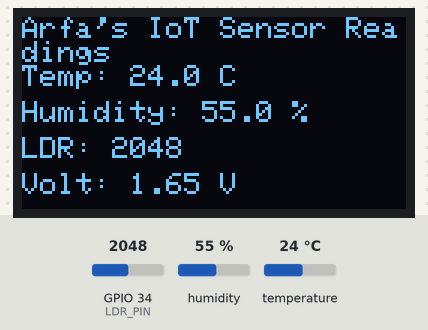
A program run on a simulated ESP32. Shown: 128×64 one-colour display. The inputs (shaded band) are chosen by the test bench; at power-on: humidity 55 %, GPIO 34 (LDR_PIN) = 2048, temperature 24 °C. What the program prints to the serial monitor is not drawn.

Above: at 2.2 s.
2.3 s: humidity set to 22 %
At 3.9 s:
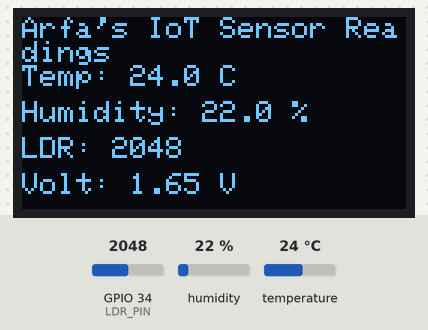
4.6 s: GPIO 34 (LDR_PIN) set to 2866
At 5.8 s:
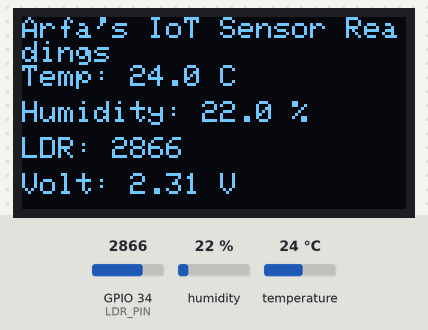
6.7 s: temperature set to 12 °C
At 7.8 s:
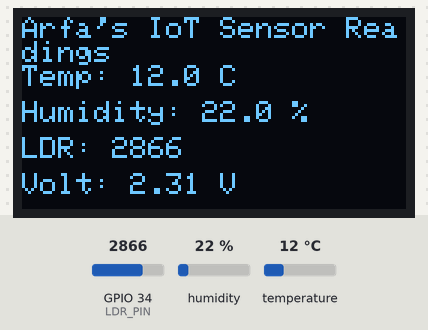
8.8 s: GPIO 34 (LDR_PIN) set to 3603
At 9.8 s:
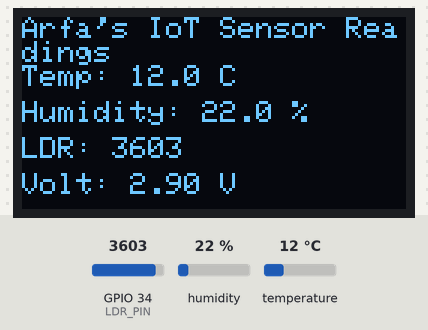
10.9 s: humidity set to 40 %
At 12.6 s:
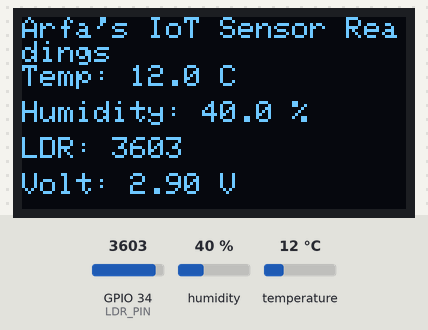
12.9 s: GPIO 34 (LDR_PIN) set to 4095
At 14.9 s:
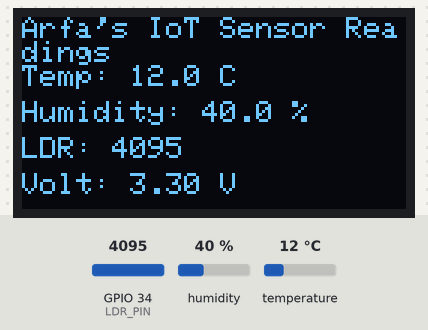
Timing chart, 0 to 16.0 s (numbered marks = the images above; inputs shaded):
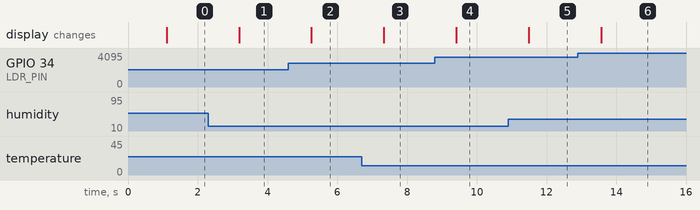

The program:

main.cpp
```cpp
#include <Arduino.h>
#include <Wire.h>
#include <Adafruit_GFX.h>
#include <Adafruit_SSD1306.h>
#include <DHT.h>

// --- Pin configuration ---
#define DHTPIN 14       // DHT11 data pin
#define DHTTYPE DHT11

// --- DHT sensor setup ---
DHT dht(DHTPIN, DHTTYPE);

#define LDR_PIN 34
#define SDA_PIN 21
#define SCL_PIN 22
#define SCREEN_WIDTH 128
#define SCREEN_HEIGHT 64

Adafruit_SSD1306 display(SCREEN_WIDTH, SCREEN_HEIGHT, &Wire, -1);

void setup() {
  Serial.begin(115200);
  Wire.begin(SDA_PIN, SCL_PIN);

  // Initialize OLED display
  if (!display.begin(SSD1306_SWITCHCAPVCC, 0x3C)) {
    Serial.println("SSD1306 allocation failed");
    for (;;); // Don't proceed, loop forever
  }

  display.clearDisplay();
  display.setTextColor(SSD1306_WHITE);
  display.setTextSize(1);
  display.setCursor(0, 0);
  display.println("Initializing...");
  display.display();

  // Initialize DHT sensor
  dht.begin();
  delay(1000);
}

void loop() {
  // Read DHT sensor values
  float temperature = dht.readTemperature();
  float humidity = dht.readHumidity();

  // Read LDR sensor value
  int adcValue = analogRead(LDR_PIN);
  float voltage = (adcValue / 4095.0) * 3.3;

  // Print to Serial Monitor
  Serial.print("Temperature: ");
  Serial.print(temperature);
  Serial.print(" °C | Humidity: ");
  Serial.print(humidity);
  Serial.print(" % | LDR ADC: ");
  Serial.print(adcValue);
  Serial.print(" | Voltage: ");
  Serial.print(voltage, 2);
  Serial.println(" V");

  // Display all readings together on OLED
  display.clearDisplay();
  display.setTextSize(1);
  display.setCursor(0, 0);
  display.println("Arfa's IoT Sensor Readings");

  display.setCursor(0, 16);
  display.print("Temp: ");
  display.print(temperature, 1);
  display.println(" C");

  display.setCursor(0, 28);
  display.print("Humidity: ");
  display.print(humidity, 1);
  display.println(" %");

  display.setCursor(0, 40);
  display.print("LDR: ");
  display.print(adcValue);

  display.setCursor(0, 52);
  display.print("Volt: ");
  display.print(voltage, 2);
  display.println(" V");

  display.display();

  delay(1000);
}
```

Measured:
- after the input at 2.3 s, the display: changes after 0.88 s (image 1)
- after the input at 4.6 s, the display: changes after 0.66 s (image 2)
- after the input at 6.7 s, the display: changes after 0.64 s (image 3)
- after the input at 8.8 s, the display: changes after 0.61 s (image 4)
- after the input at 10.9 s, the display: changes after 0.59 s (image 5)
- after the input at 12.9 s, the display: changes after 0.67 s (image 6)
